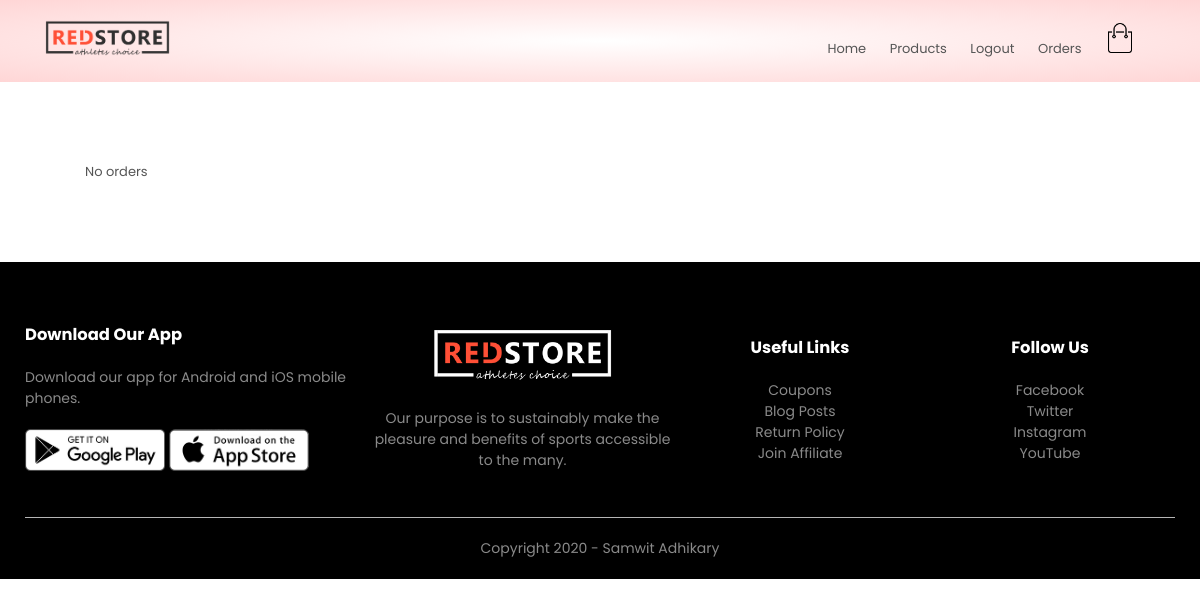
/oders/orders (signed in), run on an earlier commit of the app's database.
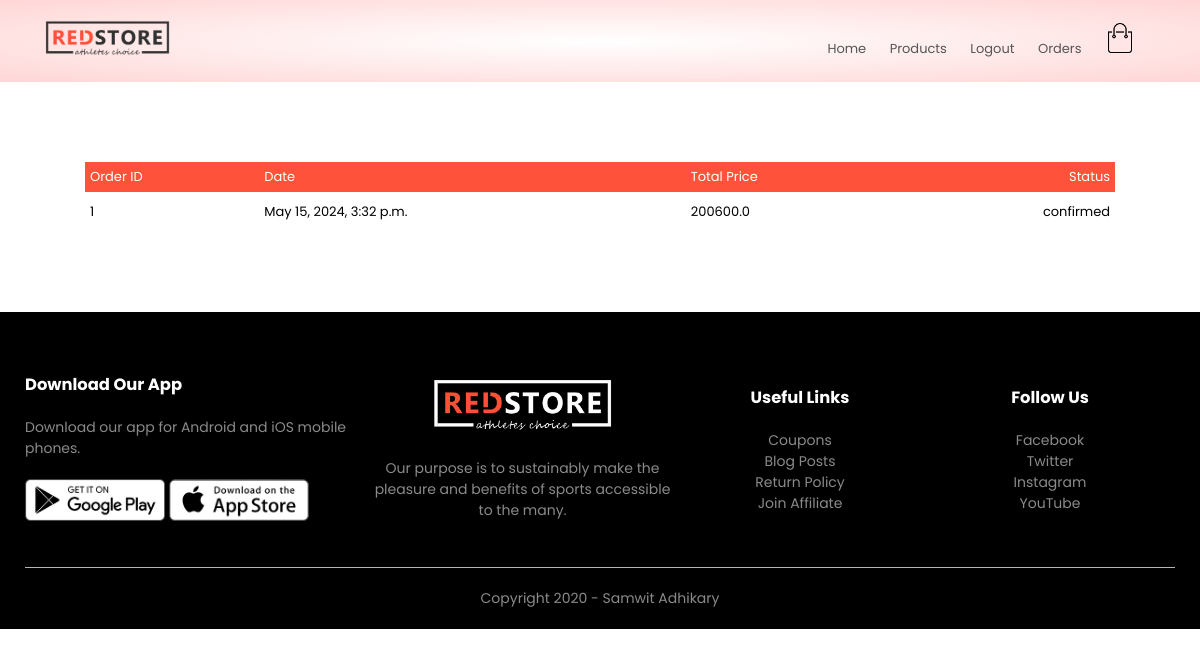
And on a later commit of the database.
### orders/models.py (models this page shows, shortened)
class Order(models.Model):
    LIVE = 1
    DELETE = 0
    DELETE_CHOICE = ((LIVE,'Live'),(DELETE,'Delete'))
    CART_STAGE = 0
    ORDER_CONFIRMED = 1
    ORDER_PROCESSED = 2
    ORDER_DELIVERED = 3
    ORDER_REJECTED = 4
    STATUS_CHOICE = (( ORDER_PROCESSED," ORDER_PROCESSED"),
                     (ORDER_DELIVERED,"ORDER_DELIVERED"),
                     (ORDER_REJECTED,"ORDER_REJECTED"),
                     (ORDER_CONFIRMED,"ORDER_CONFIRMED")
                     )
    order_status = models.IntegerField(choices=STATUS_CHOICE,default=CART_STAGE)
    total_price = models.FloatField(default=0)
    owner = models.ForeignKey(Customer,on_delete=models.SET_NULL, null= True,related_name='orders')
    delete_status = models.IntegerField(choices=DELETE_CHOICE,default=LIVE)
    created_at = models.DateTimeField(auto_now_add=True)
    updated_at = models.DateTimeField(auto_now=True)

### orders/views.py (the view)
# urls.py: path('orders',views.view_orders,name='orders'),
@login_required(login_url = 'account')
def view_orders(request):
    user = request.user
    customer = user.customer_profile
    all_orders = Order.objects.filter(owner=customer).exclude(order_status = Order.CART_STAGE)
    context = {'orders':all_orders}
    return render(request, 'orders.html',context)

### orders/context_processors.py (called while the page is built)
def cart_count(request):
    if request.user.is_authenticated:
        customer = request.user.customer_profile
        cart = Order.objects.filter(owner=customer, order_status=Order.CART_STAGE).first()
        if cart:
            count = cart.added_items.aggregate(total_quantity=Sum('quantity'))['total_quantity'] or 0
        else:
            count = 0
    else:
        count = 0
    return {
        'cart_count': count
    }

### orders/templatetags/getstatus.py (called while the page is built)
@register.simple_tag(name='getstatus')
def getstatus(status):
    status = status - 1
    status_array = ['confirmed', 'processed', 'delivered', 'rejected']
    return status_array[status]

### templates/orders.html
{% extends 'blank_layout.html' %}
{% block content %}
{% if messages %}
    <div >
        {% for message in messages %}
            <div class="{{ message.tags }}">
                <li>{{ message }}</li>
            </div>
        {% endfor %}
    </div>
{% else %}
    {% include 'order_container.html' %}
{% endif %}
{% endblock content %}

### templates/order_container.html
{% load getstatus %}
<div class="small-container cart-page">
    {% if orders %}
    <table>
        <tbody>
        <tr>
            <th>Order ID</th>
            <th>Date</th>
            <th>Total Price</th>
            <th>Status</th>
        </tr>
        </tbody>
        {% for order in orders %}
        <tr>
            <td>{{ order.id }}</td>
            <td>{{ order.created_at }}</td>
            <td>{{ order.total_price }}</td>
            <td>{% getstatus order.order_status %}</td>
        </tr>
        {% endfor %}
    </table>
    {% else %}
        <p>No orders</p>
    {% endif %}
</div>

What changed in the data, as far as the page shows it:
added Order: id "1", created_at "May 15, 2024, 3:32 p.m.", total_price "200600.0", order_status "confirmed"
Also different on the page:
text no longer shown: "No orders"
text now shown: "Order ID Date Total Price Status"
